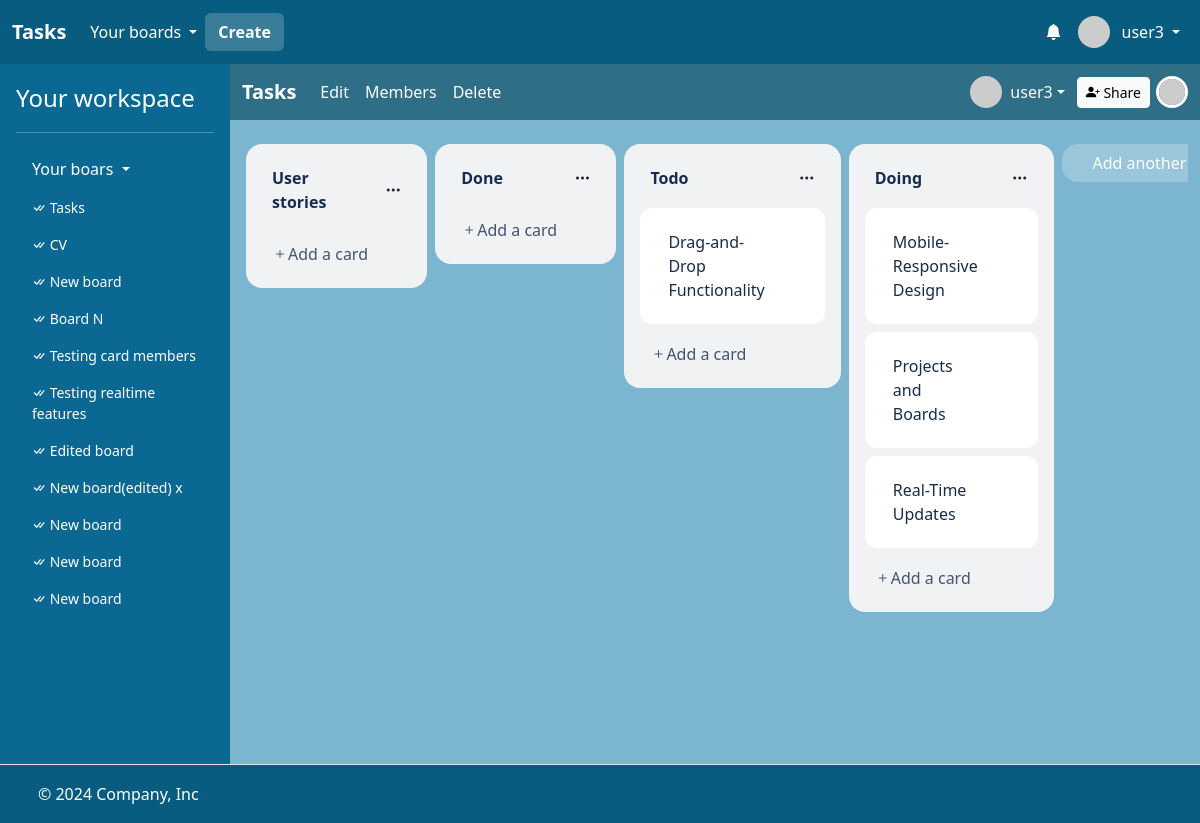
The app's page /boards/41 (signed in) with its own data.
### task/models.py (models this page shows)
class User(AbstractUser):
    bio = models.CharField(max_length=256)

class Board(models.Model):
    name = models.CharField(max_length=256)
    description = models.CharField(max_length=256)
    members = models.ManyToManyField(User, related_name="boards")
    created_at = models.DateTimeField(auto_now_add=True)

class List(models.Model):
    board = models.ForeignKey("Board", on_delete=models.CASCADE, related_name="lists")
    name = models.CharField(max_length=256)
    position = models.DecimalField(max_digits=10, decimal_places=2)
    created_at = models.DateTimeField(auto_now_add=True)

class Card(models.Model):
    list = models.ForeignKey("List", on_delete=models.CASCADE, related_name="cards")
    title = models.CharField(max_length=256)
    description = models.CharField(max_length=256)
    due_date = models.DateTimeField(null=True, blank=True)
    position = models.DecimalField(max_digits=10, decimal_places=2)
    members = models.ManyToManyField(User, related_name="cards")
    created_at = models.DateTimeField(auto_now_add=True)

### task/views/board_views.py (the view)
# urls.py: path("boards/<int:board_id>", views.board_view, name="board"),
@login_required
def board_view(request, board_id):
    board = (
        request.user.boards.filter(id=board_id)
        .prefetch_related("members", "lists__cards", "lists")
        .first()
    )
    if board is None:
        return apology(request, "Board does not exist!", 400)
    lists = (
        board.lists.all()
        .order_by("position")
        .prefetch_related(
            Prefetch(
                "cards",
                queryset=Card.objects.order_by("position"),
                to_attr="ordered_cards",
            )
        )
    )
    members = board.members.all()
    total_member = members.count()
    for index, member in enumerate(members):
        member.index = total_member - index
    return render(
        request,
        "task/board.html",
        {
            "board": board,
            "lists": lists,
            "boards": request.user.boards.all(),
            "members": members,
        },
    )

### task/templates/task/board.html (shortened to what this page needs)
{% extends "task/layout.html" %}
{% load static %}
{% block main %}
<div style="display: flex; flex-direction: column; height: 100%; background: #7bb5cf;">
    <nav class="navbar navbar-expand-lg" style="background: #2e6e87"  data-bs-theme="dark">
        <div class="container-fluid">
          <a id="board-title" class="navbar-brand fw-bold" href="{% url 'board' board.id %}" data-board-id="{{ board.id }}">{{ board.name }}</a>
          <div class="collapse navbar-collapse" id="navbarBoard">
            <ul class="navbar-nav me-auto mb-2 mb-lg-0">
                <li class="nav-item">
                    <a class="nav-link active" aria-current="page" href="{% url 'edit_board' board.id %}">Edit</a>
                </li>
                <li class="nav-item">
                    <a class="nav-link active" aria-current="page" href="{% url 'board_members' board.id %}">Members</a>
                </li>
                <li class="nav-item">
                    <button type="button" class="nav-link active" data-bs-toggle="modal" data-bs-target="#confirmBoardDeletionModal">
                        Delete
                    </button>
                </li>
            </ul>
            <div style="display: flex; align-items: center; gap: 12px;">
                <div class="dropdown">
                    <a href="#" class="text-decoration-none  d-flex align-items-center text-white dropdown-toggle" id="dropdownUser1" data-bs-toggle="dropdown" aria-expanded="false">
                      <img src="https://i.pravatar.cc/48?u={{ user.id }}" alt="" width="32" height="32" class="rounded-circle me-2">
                      <span>{{ user.username }}</span>
                    </a>
                </div>
                <a class="btn btn-sm btn-light" href="{% url 'board_add_member' board.id %}"><i class="bi bi-person-plus-fill"></i> Share</a>
                <div id="board-members" style="margin-left: 4px;">
                    {% for member in members %}
                        {% if member.id != user.id %}
                            <a href="{% url 'profile' member.id %}">
                                <img src="https://i.pravatar.cc/48?u={{ member.id }}" alt="" width="32" height="32" class="rounded-circle" style="margin-left: -10px; z-index: {{member.index}}; position: relative; border:3px solid white;">
                            </a>
                        {% endif %}
                    {% endfor %}
                </div>
            </div>
          </div>
        </div>
    </nav>
    <div class="mt-3" style="margin: 12px; flex: 1">
        <div class="task-lists g-3 mt-2" style="display:flex; overflow-x: auto; width: 100%; max-width: 100%;">
                {% for list in lists %}
                <div class="col px-1" style="flex: 0 0 20%;">
                    <div class="card task-list" style="cursor: pointer; background: #f1f2f4; border-radius: 16px; border: none;" draggable="true" id="list-id-{{ list.id }}" data-list-id="{{ list.id }}" data-list-position="{{ list.position }}">
                        <div class="card-body" style="display:flex; flex-direction: column; max-height: 650px !important; overflow-y: auto;" data-list-id="{{ list.id }}">
                            <div class="mb-2 flex-center-space-between">
                                <a class="task-list-title btn-transparent fw-bold text-decoration-none" style="color: #172b4d;" href="{% url 'edit_list' list.id %}">{{ list.name }}</a>
                                <div class="dropdown">
                                    <a class="btn-transparent" data-bs-toggle="dropdown" aria-expanded="false">
                                        <i class="bi bi-three-dots" style="color: #212529;"></i>
                                    </a>
                                  </div>
                            </div>
                            {% for card in list.ordered_cards %}
                                    <div class="btn task-card card bg-info my-1 bg-white" style="text-align: left; border: none; border-radius: 12px;" data-card-id="{{ card.id }}" data-list-id="{{ list.id }}" id="card-id-{{ card.id }}" draggable="true" data-card-position="{{ card.position }}">
                                        <div class="card-body" style="display: flex; justify-content: space-between;">
                                            <span class="textarea" style="color: #172B4D;">{{ card.title }}</span>
                                        </div>
                                    </div>
                            {% endfor %}
                            <div class="task-card-hidden mt-2">
                                <a class="btn btn-transparent" style="color: #44546f" href="{% url 'create_card_view' list.id %}"><i class="bi bi-plus" fill="#44546f"></i>Add a card</a>
                            </div>
                        </div>
                    </div>
                </div>
                {% endfor %}
                <div class="col px-1" style="flex: 0 0 20%;">
                    <div class="card" style="border: none; border-radius: 16px;" draggable="true" id="task-add-list-btn">
                        <a class="btn text-white" style="border-radius: 16px;" href="{% url 'create_list_view' board.id %}">Add another list</a>
                    </div>
                </div>
        </div>
    </div>
</div>
{% endblock %}

### task/templates/task/layout.html (shortened to what this page needs)
<!DOCTYPE html>
{% load static %}
{% load humanize %}
<html lang="en">
    <head>
        <link href="https://cdn.jsdelivr.net/npm/bootstrap@5.3.3/dist/css/bootstrap.min.css" rel="stylesheet">
        <link rel="stylesheet" href="https://cdn.jsdelivr.net/npm/bootstrap-icons@1.3.0/font/bootstrap-icons.css">
        <link href="{% static 'styles.css' %}" rel="stylesheet">
    </head>
    <body style="height: 100vh;">
        <div style="display: flex; flex-direction: column; height: 100%;">
            <header>
                <nav class="navbar navbar-expand-lg"  data-bs-theme="dark" style="background: #085c80;">
                    <div class="container-fluid">
                      <a class="navbar-brand fw-bold" href="{% url 'index' %}">Tasks</a>
                      <div class="collapse navbar-collapse" id="navbarHeader">
                        <ul class="navbar-nav me-auto mb-2 mb-lg-0" style="display: flex; align-items: center;">
                            {% if user.is_authenticated %}
                                <li class="nav-item dropdown">
                                    <a class="nav-link dropdown-toggle text-white" href="#" role="button" data-bs-toggle="dropdown" aria-expanded="false" style="display: flex; align-items: center; gap: 4px;">
                                        <span>Your boards</span>
                                    </a>
                                </li>
                                <li class="nav-item">
                                    <a class="btn fw-bold text-white" style="background: #397D99; color: white;" href="{% url 'create_board' %}">Create</a>
                                </li>
                          {% endif %}
                        </ul>
                        {% if user.is_authenticated %}
                        <ul class="navbar-nav ms-auto mb-2 mb-lg-0" style="display: flex; align-items: center;">
                            <li class="nav-item dropdown">
                                <a class="nav-link text-white d-relative" href="#" role="button" style="display: flex; align-items: center; gap: 4px;" id="dropdownMenuClickableInside" data-bs-toggle="dropdown" data-bs-auto-close="outside" aria-expanded="false">
                                    <i class="bi bi-bell-fill"></i>
                                </a>
                            </li>
                            <li class="nav-item dropdown">
                                <a class="nav-link dropdown-toggle text-white" href="#" role="button" data-bs-toggle="dropdown" aria-expanded="false" style="display: flex; align-items: center; gap: 4px;">
                                    <img src="https://i.pravatar.cc/48?u={{ user.id }}" alt="" width="32" height="32" class="rounded-circle me-2">
                                    <span>{{ user.username }}</span>
                                </a>
                            </li>
                        </ul>
                        {% endif %}
                      </div>
                    </div>
                  </nav>
            </header>
            <main style="flex: 1;">
                <div class="d-flex flex-nowrap" style="height: 100%;">
                    {% if user.is_authenticated %}
                    <div class="d-none d-lg-flex flex-column flex-shrink-0 p-3 text-white" style="width: 230px; background: #0A6892;">
                        <a href="{% url 'index' %}" class="text-decoration-none d-flex align-items-center mb-3 mb-md-0 me-md-auto text-white">
                          <span class="fs-4">Your workspace</span>
                        </a>
                        <hr>
                        <ul class="nav nav-pills flex-column mb-auto">
                          <li class="mb-1">
                            <button class="nav-link text-white collapsed dropdown-toggle" data-bs-toggle="collapse" data-bs-target="#home-collapse" aria-expanded="true">
                                Your boars
                            </button>
                            <div class="collapse show " id="home-collapse">
                                <ul class="btn-toggle-nav list-unstyled fw-normal pb-1 small" style="max-height: 490px; overflow-y: auto;">
                                    {% for board in boards %}
                                    <li>
                                        <a href="{% url 'board' board.id %}" class="nav-link text-white">
                                            <i class="bi bi-check-all"></i>
                                            {{ board.name }}
                                        </a>
                                    </li>
                                    {% endfor %}
                                </ul>
                            </div>
                          </li>
                        </ul>
                    </div>
                    {% endif %}
                    <div style="flex: 1; background: white; overflow-x: hidden; min-height: 700px;">
                        {% block main %}
                        {% endblock %}
                    </div>
                </div>
            </main>
            <footer class="d-flex flex-wrap justify-content-between align-items-center py-3 border-top" style="background: #085c80; border: none;">
                <div class="col-md-4 d-flex align-items-center">
                  <a href="/" class="mb-3 me-2 mb-md-0 text-body-secondary lh-1">
                    <svg class="bi" width="30" height="24"><use xlink:href="#bootstrap"></use></svg>
                  </a>
                  <span class="mb-3 mb-md-0 text-white">© 2024 Company, Inc</span>
                </div>
                <ul class="nav col-md-4 justify-content-end list-unstyled d-flex">
                  <li class="ms-3"><a class="text-body-secondary" href="#"><svg class="bi" width="24" height="24"><use xlink:href="#twitter"></use></svg></a></li>
                  <li class="ms-3"><a class="text-body-secondary" href="#"><svg class="bi" width="24" height="24"><use xlink:href="#instagram"></use></svg></a></li>
                  <li class="ms-3"><a class="text-body-secondary" href="#"><svg class="bi" width="24" height="24"><use xlink:href="#facebook"></use></svg></a></li>
                </ul>
            </footer>
        </div>
    </body>
</html>

### task/static/styles.css (style rules this page uses)
.task-card { outline: 2px solid transparent; }
#task-add-list-btn { background-color: #ffffff3b; }
.btn-transparent { padding: 6px 10px; border: none; border-radius: 4px; background-color: transparent; }
.flex-center-space-between { display: flex; justify-content: space-between; align-items: center; }
.textarea { white-space: pre-line; white-space: pre-wrap; }

### records on screen
User: username "user3"
Board: name "Tasks"
Board: name "CV"
Board: name "New board"
Board: name "Board N"
Board: name "Testing card members"
Board: name "Testing realtime features"
Board: name "Edited board"
Board: name "New board(edited) x"
Board: name "New board"
Board: name "New board"
Board: name "New board"
List: name "User stories"
List: name "Done"
List: name "Todo"
Card: title "Drag-and-Drop Functionality"
List: name "Doing"
Card: title "Mobile-Responsive Design"
Card: title "Projects and Boards"
Card: title "Real-Time Updates"
